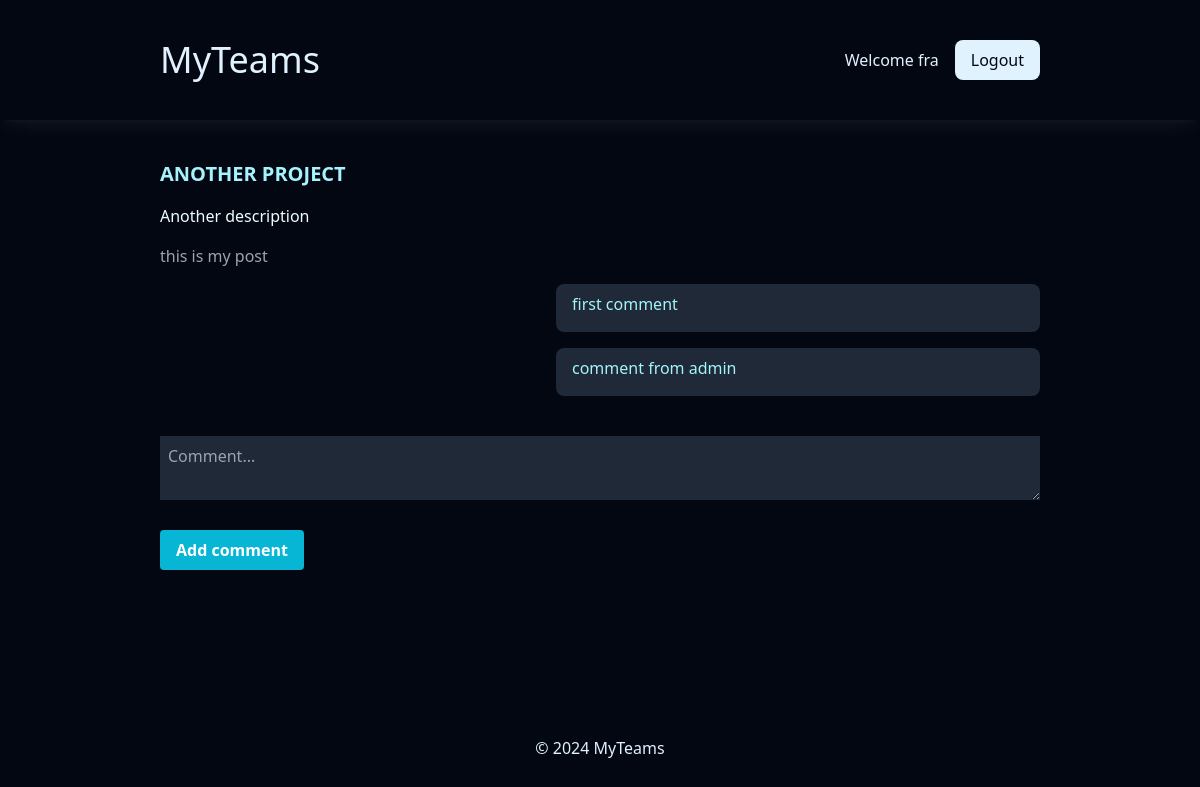
The page /project/8 (signed in) on the database as committed earlier.
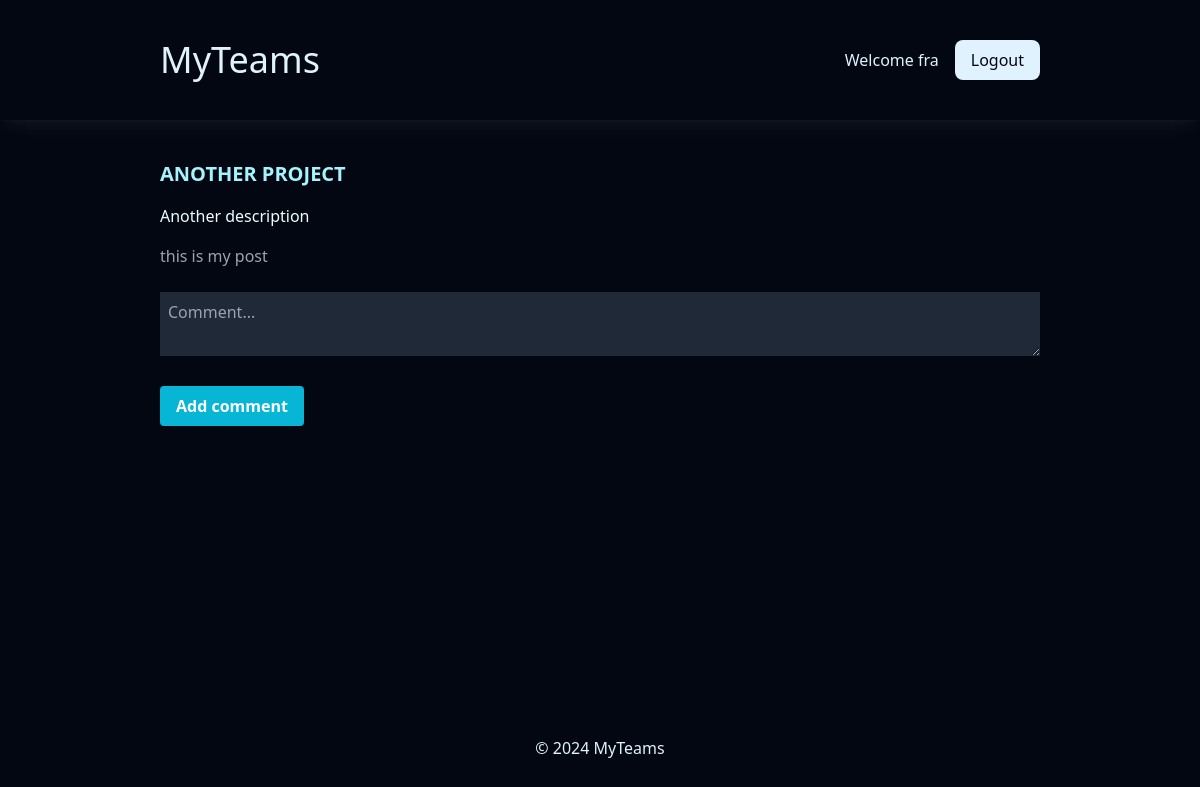
The same page on the database as committed later.
### tables this page shows
CREATE TABLE projects (id INTEGER PRIMARY KEY, name TEXT NOT NULL, description TEXT NOT NULL, user_id INTEGER, comment_id INTEGER, post_id INTEGER, FOREIGN KEY(user_id) REFERENCES users(id), FOREIGN KEY(comment_id) REFERENCES comments(id), FOREIGN KEY(post_id) REFERENCES posts(id));

CREATE TABLE posts (id INTEGER PRIMARY KEY, body TEXT, user_id INTEGER, project_id INTEGER, comment_id INTEGER, FOREIGN KEY(user_id) REFERENCES users(id), FOREIGN KEY(project_id) REFERENCES projects(id), FOREIGN KEY(comment_id) REFERENCES comments(id));

CREATE TABLE comments (
    id INTEGER PRIMARY KEY,
    text TEXT,
    user_id INTEGER,
    project_id INTEGER,
    post_id INTEGER,
    created_at TIMESTAMP DEFAULT CURRENT_TIMESTAMP,
    FOREIGN KEY(user_id) REFERENCES users(id),
    FOREIGN KEY(project_id) REFERENCES projects(id),
    FOREIGN KEY(post_id) REFERENCES posts(id)
);

### app.py (the view, shortened to what this page needs)
@app.route('/project/<int:project_id>', methods=['GET', 'POST'])
@login_required
def project_page(project_id):
    admin = session['admin']
    print(admin)
    cursor.execute("SELECT * FROM projects WHERE id = ?", (project_id,))
    project = cursor.fetchone()
    print(project)
    cursor.execute(
        "SELECT * FROM comments WHERE project_id = ?", (project_id,))
    comments = cursor.fetchall()
    print(comments)
    cursor.execute("SELECT * FROM posts WHERE project_id = ?", (project_id,))
    posts = cursor.fetchall()
    print(posts)
    return render_template('project.html', project=project, posts=posts, admin=admin, comments=comments)

### app.py (called while the page is built)
@app.context_processor
def inject_year():
    return {'year': year}

### utils.py (called while the page is built)
def login_required(f):
    @wraps(f)
    def decorated_function(*args, **kwargs):
        if session.get("user_id") is None:
            return redirect(url_for('login', next=request.url))
        return f(*args, **kwargs)
    return decorated_function

### templates/project.html (shortened to what this page needs)
{% extends 'layout.html' %}
{% block content %}
<div class="w-full h-full">
	<h1 class="text-cyan-200 text-xl font-bold uppercase mb-4">{{ project[1] }}</h1>
	<p class="text-cyan-50 font-light mb-4">{{ project[2] }}</p>
	{% if posts == [] %}
	{% if admin == 'yes' %}
	<div></div>
	{% else %}
	<form action="{{ url_for('project', project_id=project[0]) }}" method="post">
		<textarea name="post" class="w-full h-32 bg-gray-800 text-gray-200 font-light p-2 mb-4"
			placeholder="Post something..."></textarea>
		<button class="bg-cyan-500 hover:bg-cyan-600 text-white font-bold py-2 px-4 rounded">Submit</button>
	</form>
	{% endif %}
	{% else %}
	{% for post in posts %}
	<div class="text-gray-400 font-light">
		{{ post[1]|safe }}
	</div>
	{% if comments == [] %}
	<div></div>
	{% else %}
	{% for comment in comments %}
	{% if comment[2] == session['user_id'] %}
	<div class="text-gray-800 py-2 px-4 w-[55%] bg-cyan-200 my-4 rounded-lg">
		<p>{{ comment[1] }}</p>
        <p class="text-right text-sm text-gray-500 font-light mt-2">{{ comment[5] }}</p>
	</div>
	{% else %}
	<div class="bg-gray-800 py-2 px-4 w-[55%] text-cyan-200 my-4 ml-[45%] rounded-lg">
		<p>{{ comment[1] }}</p>
	</div>
	{% endif %}
	{% endfor %}
	{% endif %}
	<form action="{{ url_for('comment') }}" method="post">
		<textarea name="comment" class="w-full h-16 bg-gray-800 text-gray-200 font-light p-2 my-6"
			placeholder="Comment..."></textarea>
		<button class="bg-cyan-500 hover:bg-cyan-600 text-white font-bold py-2 px-4 rounded">Add comment</button>
	</form>
	{% endfor %}
	{% endif %}
</div>
{% endblock %}

### templates/layout.html (shortened to what this page needs)
<!DOCTYPE html>
<html lang="en">
<head>
	<link href="{{url_for('static',filename='css/output.css')}}" rel="stylesheet">
</head>
<body class="bg-gray-950 w-full h-screen flex flex-col">
	<header class="w-full py-10 px-40 flex items-center justify-between shadow-lg shadow-sky-200/5">
		<div>
			<a {% if session["username"] and session["user_id"] %} href="{{ url_for('dashboard') }}" {% else %}
				href="{{ url_for('index') }}" {% endif %} class="text-4xl text-sky-100">MyTeams</a>
		</div>
		<div class="flex justify-between items-center gap-x-4">
			{% if session["username"] and session["user_id"] %}
			<h1 class="text-sky-100">Welcome {{ session["username"] }}</h1>
			<a href="{{ url_for('logout')}}"><button
					class="bg-sky-100 text-gray-950 px-4 py-2 rounded-lg">Logout</button></a>
			{% endif %}
		</div>
	</header>
	<main class="flex-1 px-40 flex flex-col gap-y-4 items-center py-10 justify-center">
		{% block content %}
		{% endblock %}
	</main>
	<footer>
		<div class="text-center w-full py-10">
			<p class="text-sky-100">&copy; {{ year }} MyTeams</p>
		</div>
	</footer>
</body>
</html>

Rows that differ between the two databases and show on the page:
removed comments: text "first comment"
removed comments: text "comment from admin"
